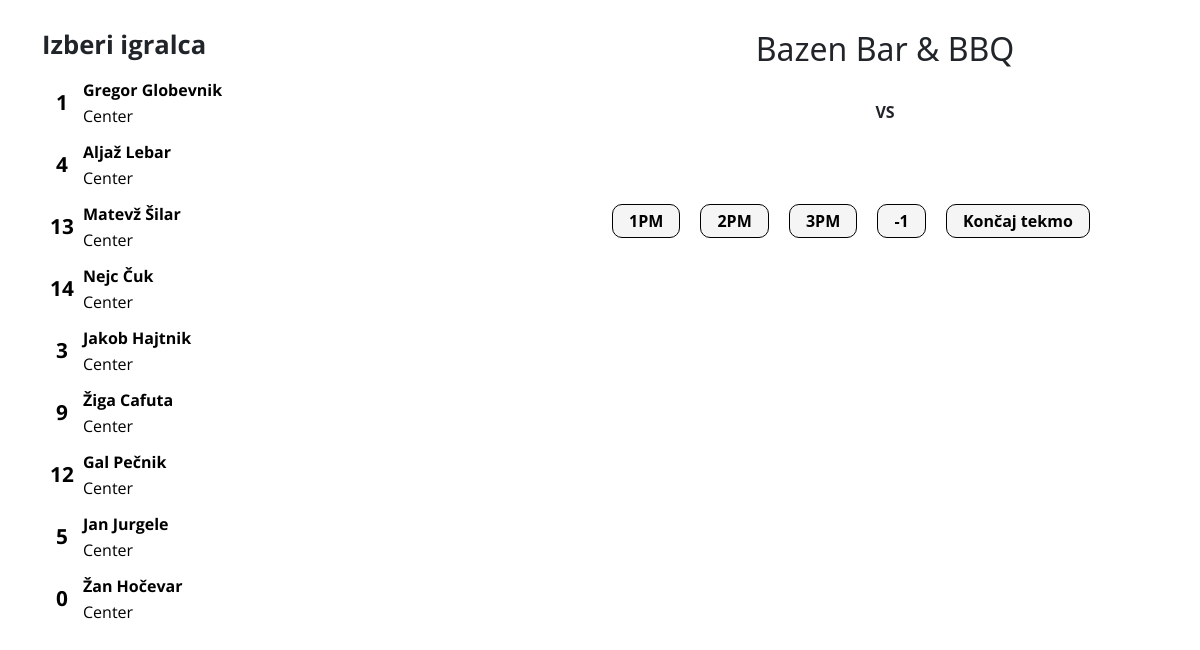
/game, run on an earlier commit of the app's database.
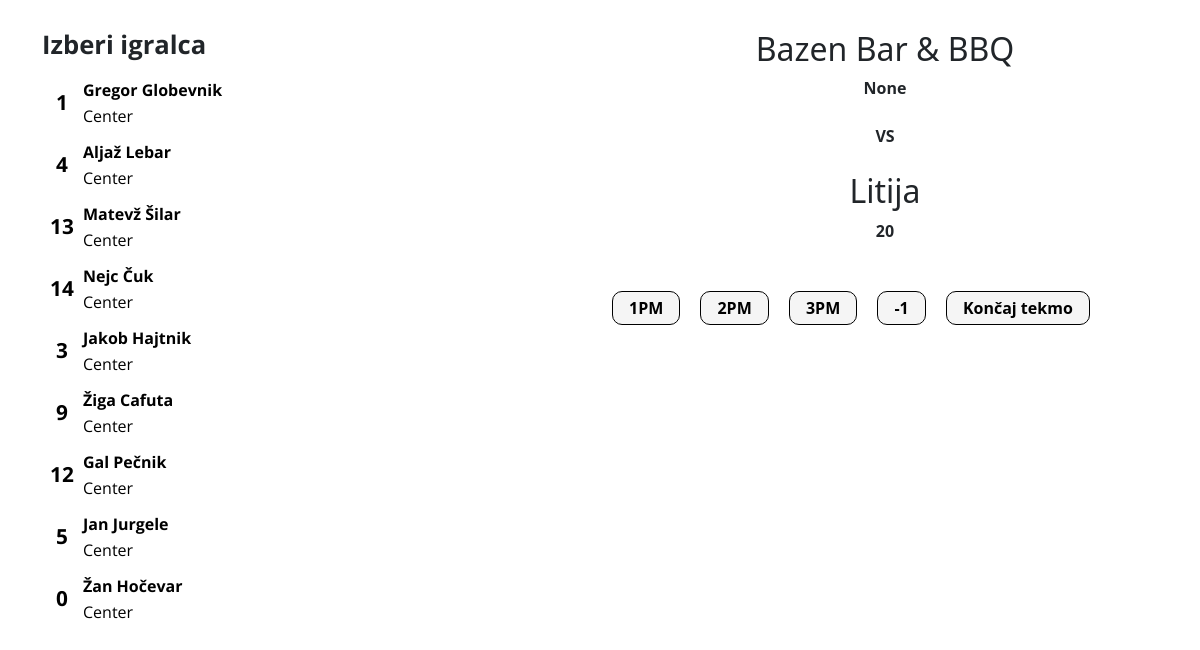
And on a later commit of the database.
### app/models.py (models this page shows, shortened)
class Players(db.Model):
    player_id = db.Column(db.Integer, primary_key=True, autoincrement=True)
    full_name = db.Column(db.String(50), index=True, nullable=False)
    jersey_no = db.Column(db.String(50), index=True, nullable=False)
    pa_1 = db.Column(db.Integer, index=True)
    pm_1 = db.Column(db.Integer, index=True)
    pa_2 = db.Column(db.Integer, index=True)
    pm_2 = db.Column(db.Integer, index=True)
    pa_3 = db.Column(db.Integer, index=True)
    pm_3 = db.Column(db.Integer, index=True)
    fouls_o = db.Column(db.Integer, index=True)
    fouls_d = db.Column(db.Integer, index=True)
    rebounds_o = db.Column(db.Integer, index=True)
    rebounds_d = db.Column(db.Integer, index=True)
    assists = db.Column(db.Integer, index=True)
    turnovers = db.Column(db.Integer, index=True)
    blocks = db.Column(db.Integer, index=True)
    steals = db.Column(db.Integer, index=True)
    id_positon = db.Column(db.Integer, db.ForeignKey('positions.position_id'), nullable=False)
    id_opponent = db.Column(db.Integer, db.ForeignKey('opponents.opponent_id'))

class Opponents(db.Model):
    opponent_id = db.Column(db.INTEGER, primary_key=True, autoincrement=True, nullable=False)
    team_name = db.Column(db.String(50), index=True)
    points = db.Column(db.Integer, index=True)
    score = db.Column(db.Boolean, index=True)
    result = db.Column(db.Boolean, index=True)
    date = db.Column(db.Date, index=True, nullable=False)
    home_team_points = db.Column(db.Integer, index=True)
    id_opponent = db.relationship('Players', backref='opponent', lazy=True)

### app/routes.py (the view)
@app.route('/game', methods=['GET', 'POST'])
def game():
    players = Players.query.all()
    current_opponent = Opponents.query.filter_by(date=date.today()).first()
    return render_template('game.html', current_opponent=current_opponent, players=players)

### app/templates/game.html (shortened to what this page needs)
{% extends "playerList.html" %}
{% block content %}
    <h2 id="bbq" style="text-align: center;">Bazen Bar & BBQ</h2>
        <div id="rezultat1" style="text-align: center;">{{ current_opponent.home_team_points }}</div>
        <br>
        <div style="text-align: center;">VS</div>
        <br>
        <h2 id="nasportnik" style="text-align: center;">{{ current_opponent.team_name }}</h2>
        <div id="result2" style="text-align: center;">{{ current_opponent.points }}</div>
        <br><br>
        <button class="editStat" id="1pm" type="button" points="{{ current_opponent.points }}">1PM</button>
        <button class="editStat" id="2pm" type="button" points="{{ current_opponent.points }}">2PM</button>
        <button class="editStat" id="3pm" type="button" points="{{ current_opponent.points }}">3PM</button>
        <button class="editStat" id="minus1" type="button" points="{{ current_opponent.points }}">-1</button>
        <a href="{{ url_for('final_stat') }}"><button type="submit" class="editStat">Končaj tekmo</button></a>
{% endblock %}

### app/templates/playerList.html (shortened to what this page needs)
<!DOCTYPE html>
<html lang="en">
<head>
    <link rel="stylesheet" href="{{ url_for('static',filename='style.css') }}">
    <link href="https://cdn.jsdelivr.net/npm/bootstrap@5.1.0/dist/css/bootstrap.min.css" rel="stylesheet">
    <link rel="stylesheet" href="/static/css/base.css">
    <link rel="stylesheet" href="/static/css/playerList.css">
</head>
<body>
    <div class="container">
        <div class="row">
            <div class="col">
                <h1>Izberi igralca</h1>
                <div class="side-players">
                    {% for player in players %}
                        <a href="{{ url_for('player_stat', id=player.player_id) }}" class="player">
                            <table class="igralci">
                                <tr>
                                    <td rowspan="2" class="player-id">
                                        <div>{{ player.jersey_no }}</div>
                                    </td>
                                    <td>
                                        <div class="player-name">{{ player.full_name }}</div>
                                    </td>
                                </tr>
                                <tr>
                                    <td>
                                        <div class="player-pos">Center</div>
                                    </td>
                                </tr>
                            </table>
                        </a>
                    {% endfor  %}
                </div>
            </div>
            <div class="col">
                {% block content %}{% endblock %}
            </div>
        </div>
    </div>
</body>
</html>

### app/static/css/playerList.css (style rules this page uses)
h1 { font-family: 'Open Sans', sans-serif; font-size: 1.6em; font-weight: bold; }
body { background-color: white; padding: 30px; }
div { font-weight:bold; }
.side-players { height: 100%; width: 40%; margin-top: 16px; }
a { text-decoration: none; }
table { margin: 10px 0; padding: 7px 0; width: 100%; border: none; border-radius: 10px; }
.player-id { font-family: 'Open Sans', sans-serif; font-weight: bold; color: black; font-size: 1.3em; width: 40px; text-align: center; }
.player-name { font-family: 'Open Sans', sans-serif; font-weight: bold; color: black; }
.player-pos { font-family: 'Open Sans', sans-serif; font-weight: lighter; color: black; }
.editStat { background-color: rgba(0, 0, 0, 0.04); border-radius: 10px; border: 0.1px solid; padding: 4px 16px; margin: 0px 16px 0 0; font-weight: 800; }
@media screen and (max-width: 1200px) { .side-players { width: 40%; } }

What changed in the data, as far as the page shows it:
added Opponents: home_team_points "None", team_name "Litija", points "20"
